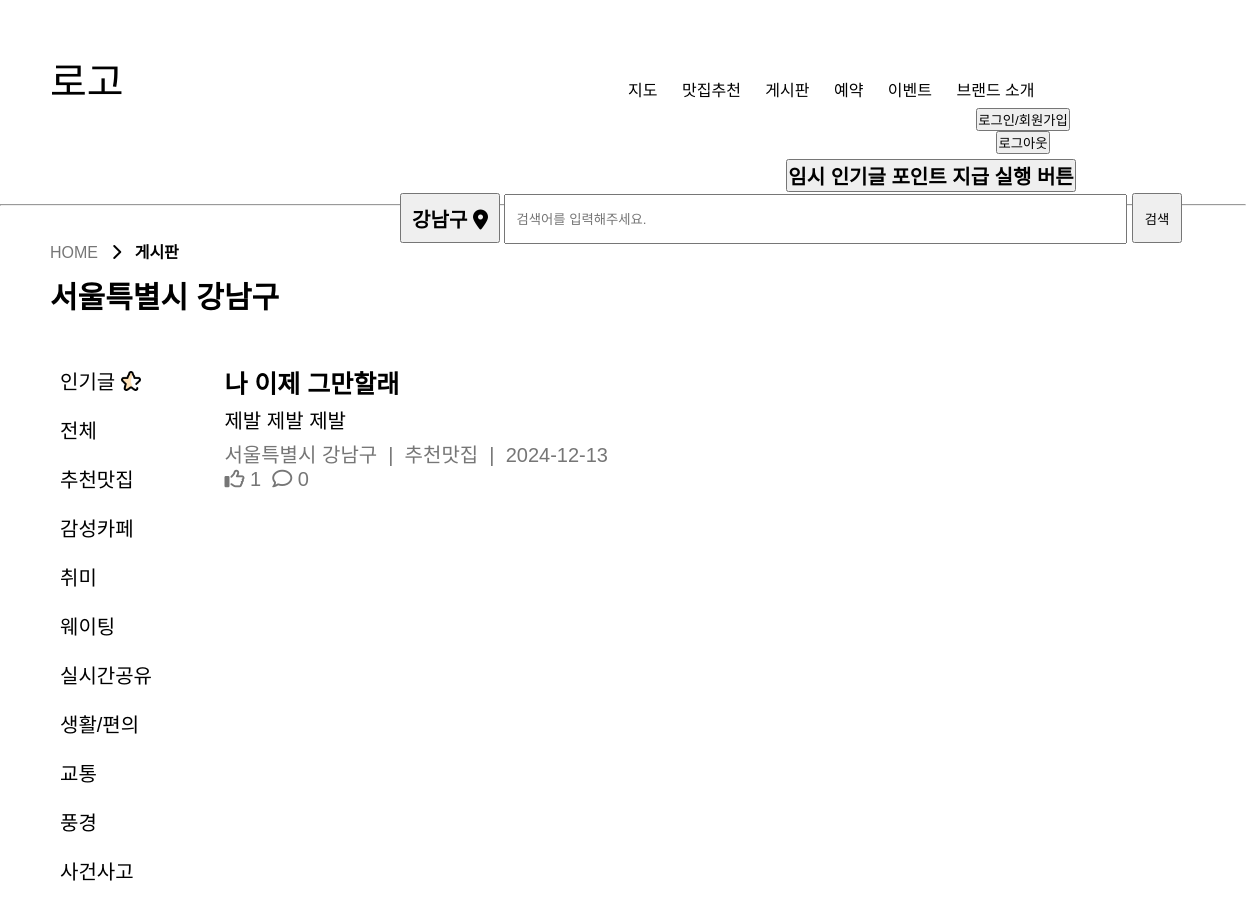
/board/nboard/ (upper part), run on an earlier commit of the app's database.
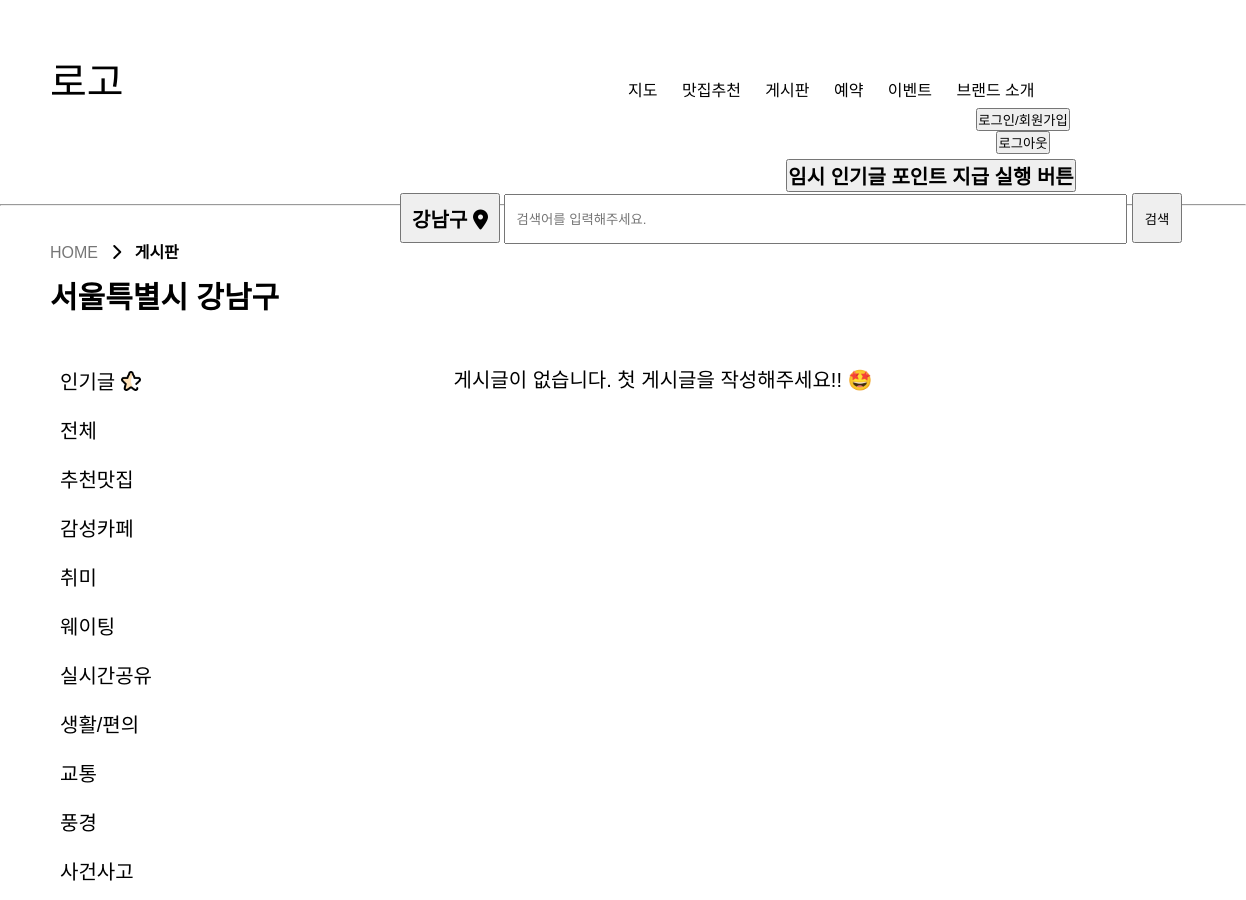
And on a later commit of the database.
### board/models.py (models this page shows, shortened)
class Board(models.Model):
  bno = models.AutoField(primary_key=True)
  member = models.ForeignKey(Member,on_delete=models.DO_NOTHING, null=True)
  btitle = models.CharField(max_length=1000)
  bcontent = models.TextField()
  bgps = models.CharField(max_length=1000)
  bselect = models.CharField(max_length=500,choices=CHOICES)
  like_member = models.ManyToManyField(Member,default='',related_name='like_member')
  bgroup = models.IntegerField(null=True)
  bstep = models.IntegerField(default=0)
  bindent = models.IntegerField(default=0)
  bhit = models.IntegerField(default=0)
  bdate = models.DateTimeField(auto_now=True)
  bfile = models.ImageField(null=True,blank=True,upload_to='board')

### board/views.py (the view)
# urls.py: path('nboard/', views.nboard, name='nboard'),   # 게시판리스트
def nboard(request):
  if request.method == 'GET':
    bselect = request.GET.get("bselect", "전체")
    bgps = request.GET.get('bgps', '서울특별시 강남구')
    list_search = request.GET.get('list_search', '').strip()
    qs = Board.objects.annotate(comment_count=Count('comment', distinct=True))
    is_popular = bselect == "인기글"
    if bgps:
        qs = qs.filter(bgps__contains=bgps)
    if bselect != "전체" and not is_popular:
        qs = qs.filter(bselect=bselect)
    if list_search:
        blist = Board.objects.filter(
            Q(btitle__icontains=list_search) | Q(bcontent__icontains=list_search),
            bgps__icontains=bgps
        )
    else:
        blist = Board.objects.filter(bgps__icontains=bgps)
    if is_popular:
        qs = qs.order_by("-like_member", '-comment_count')
    else:
        qs = qs.order_by("-bgroup", "bstep", '-comment_count')
    npage = int(request.GET.get('npage', 1))
    paginator = Paginator(qs, 10)
    blist = paginator.get_page(npage)
    comment_counts = {board.bno: Comment.objects.filter(board=board).count() for board in blist}
    시도, 시군구 = '', ''
    if bgps:
        try:
            시도, 시군구 = bgps.split(" ", 1)
        except ValueError:
            시도, 시군구 = bgps, ''
    areas = [
        "서울특별시 강남구",
        "서울특별시 송파구",
        "경기도 성남시",
        "서울특별시 강서구",
        "경기도 부천시",
        "인천광역시 서구",
        "경기도 남양주시"
    ]
    context = {
        "blist": blist,
        'npage': npage,
        'comment_counts': comment_counts,
        '시도': 시도,
        '시군구': 시군구,
        'areas': areas,
        'current_bgps': bgps,
        'bselect': bselect,
        'list_search': list_search
    }
    return render(request, 'nboard.html', context)
  else: return render(request, 'nboard.html')

### board/templates/nboard.html (shortened to what this page needs)
{% load static %}
<!DOCTYPE html>
<html lang="ko">
<head>
  <link rel="stylesheet" href="https://cdnjs.cloudflare.com/ajax/libs/font-awesome/6.1.0/css/all.min.css" />
  <link rel="stylesheet" type="text/css" href="{% static '/css/nboard.css' %}">
</head>
<body>
  <header>
    <div class="inner">
      <a href="/"><span class="main_logo">로고</span></a>
      <ul>
        <a href="/map/success/"><li>지도</li></a>
        <a href="/foodBoard/foodList/"><li>맛집추천</li></a>
        <a href="/board/nboard/"><li>게시판</li></a>
        <li>예약</li>
        <li>이벤트</li>
        <a href="/Brand/"><li>브랜드 소개</li></a>
      </ul>
      <span>
        <button type="button" class="ag_my"><a href="/member/login/">로그인/회원가입</a></button>
        <button type="button" class="ag_my"><a href="/member/logout/">로그아웃</a></button>
      </span>
    </div>
  </header>
  <main>
    <form action="#" name="mapping" method="post">
      <button type="button" id="gps_s"><h2>  </h2></button>
      <input type="search" id="list_search" placeholder="검색어를 입력해주세요." >
      <button id="seBtn">검색</button>
      <button type="button" id="reward_points_button">
        <h2>임시 인기글 포인트 지급 실행 버튼</h2>
      </button>
    </form>
    <div class="here">
      <div class="sub_navloc">HOME&nbsp;&nbsp; <strong><i class="fa-solid fa-chevron-right"></i>&nbsp;&nbsp; 게시판</strong></div>
      <div id="gps"><h2>{{current_bgps}}</h2></div>
    </div>
    <div class="board">
      <div class="b_category">
        <ul>
          <li><a href="/board/nboard/?bselect=인기글&bgps={{ current_bgps }}">인기글 <img src="/static/images/star.png" id="heart"></a></li><br>
          <li><a href="/board/nboard/?bgps={{current_bgps}}">전체</a></li><br>
          <li><a href="/board/nboard/?bselect=추천맛집&bgps={{ current_bgps }}">추천맛집</a></li><br>
          <li><a href="/board/nboard/?bselect=감성카페&bgps={{ current_bgps }}">감성카페</a></li><br>
          <li><a href="/board/nboard/?bselect=취미&bgps={{ current_bgps }}">취미</a></li><br>
          <li><a href="/board/nboard/?bselect=웨이팅&bgps={{ current_bgps }}">웨이팅</a></li><br>
          <li><a href="/board/nboard/?bselect=실시간공유&bgps={{ current_bgps }}">실시간공유</a></li><br>
          <li><a href="/board/nboard/?bselect=생활/편의&bgps={{ current_bgps }}">생활/편의</a></li><br>
          <li><a href="/board/nboard/?bselect=교통&bgps={{ current_bgps }}">교통</a></li><br>
          <li><a href="/board/nboard/?bselect=풍경&bgps={{ current_bgps }}">풍경</a></li><br>
          <li><a href="/board/nboard/?bselect=사건사고&bgps={{ current_bgps }}">사건사고</a></li><br>
          <li><a href="/board/nboard/?bselect=기타&bgps={{ current_bgps }}">기타</a></li><br>
        </ul>
      </div>
      <div class="nlist">
        {% if blist %}
          {% for board in blist %}
          <ul>
            {% if request.session.session_id%}
              <a href="/board/bbview/{{board.bno}}/"><li>
                <h3>{{board.btitle}}</h3>
                <p>{{board.bcontent|striptags}}</p>
                <span>{{board.bgps}}&nbsp;&nbsp;|&nbsp;&nbsp;{{board.bselect}}&nbsp;&nbsp;|&nbsp;&nbsp;{{board.bdate|date:'Y-m-d'}}</span><br>
                <span><i class="fa-regular fa-thumbs-up"></i>&nbsp;{{board.like_member.count}}&nbsp;&nbsp;<i class="fa-regular fa-comment"></i>&nbsp;{{board.comment_count}}</span><br>
                  {% if board.bfile %}
                  <img id="viewimg" src="{{board.bfile.url}}">
                  {% else %}
                  {% endif %}
              </li></a>
            {% else %}
              <a><li id="no_mem">
                <h3>{{board.btitle}}</h3>
                <p>{{board.bcontent|striptags}}</p>
                <span>{{board.bgps}}&nbsp;&nbsp;|&nbsp;&nbsp;{{board.bselect}}&nbsp;&nbsp;|&nbsp;&nbsp;{{board.bdate|date:'Y-m-d'}}</span><br>
                <span><i class="fa-regular fa-thumbs-up"></i>&nbsp;{{board.like_member.count}}&nbsp;&nbsp;<i class="fa-regular fa-comment"></i>&nbsp;{{board.comment_count }}</span><br>
              </li></a>
            {% endif %}
          </ul>
          {% endfor %}
          {% else %}
          <ul>
            <li style="font-size: 20px">게시글이 없습니다. 첫 게시글을 작성해주세요!! 🤩</li>
          </ul>
          {% endif %}
      </div>
    </div>
  </main>
</body>
</html>

### static/css/nboard.css (style rules this page uses)
* { margin: 0; padding: 0; font-family: "Noto Sans KR", sans-serif; font-optical-sizing: auto; font-style: normal; }
ul, ol { list-style: none; }
a { text-decoration: none; color: inherit; cursor: pointer; }
main { width: 100%; box-sizing: border-box; }
* { margin: 0; padding: 0; }
header { height: 100px; }
.inner { margin: 50px; box-sizing: border-box; }
ul, li, span { display: inline-block; text-align: center; }
ul { margin: 0 auto; }
li { margin-right: 20px; }
.main_logo { font-size: 40px; margin-right: 500px; }
.ag_my { margin-left: 800px; }
img { width: 2100px; height: 600px; margin-top: 100px; }
#gps_s { width: 100px; height: 50px; position: relative; left: 400px; top: 43px; }
#list_search { width: 50%; height: 50px; position: relative; left: 400px; top: 40px; padding-left: 10px; }
#seBtn { width: 50px; height: 50px; position: relative; left: 400px; top: 40px; }
.board { position: relative; box-sizing: border-box; width:100%; }
.here { width: 90%; height: 100px; position: relative; top: 25px; margin-left: 50px; margin-top: 10px; }
.here>div { color: #767676; }
.here>i, strong { color: black; }
#gps { font-size: 30px; margin: 10px auto; color: black; font-weight: 600; }
.b_category { width: 10%; height: 580px; position: relative; top: 50px; margin-left: 50px; display: inline-block; box-sizing: border-box; }
.b_category>ul { font-size: 20px; text-align: left; position: absolute; bottom: 0px; }
.b_category>ul>li { margin: 10px; }
#heart { width: 20px; height: 20px; position: relative; top: 2px; }
.nlist { width: 80%; height: 2000px; display: inline-block; box-sizing: border-box; position: absolute; top: 50px; box-sizing: border-box; }
.nlist>ul { width: 100%; height: 150px; margin-bottom: 20px; }

What changed in the data, as far as the page shows it:
removed Board: btitle "나 이제 그만할래", bcontent "제발 제발 제발", bgps "서울특별시 강남구", bselect "추천맛집", bdate "2024-12-13", like_member.count "1", comment_count "0"
Also different on the page:
text now shown: "게시글이 없습니다. 첫 게시글을 작성해주세요!! 🤩"
